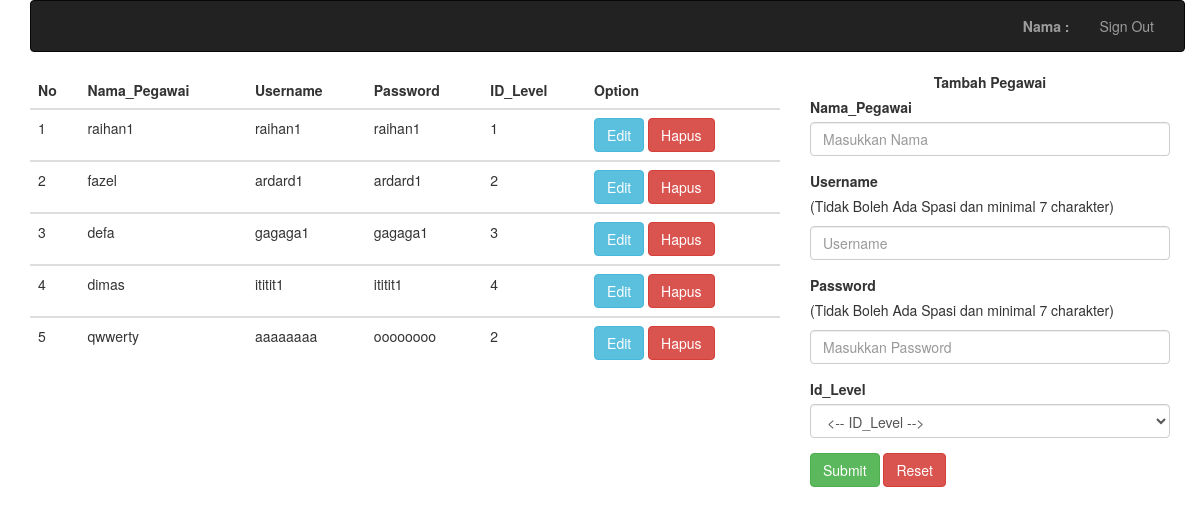
/immortal/index.php/pegawai, run on the app's committed database.
### tables this page shows
CREATE TABLE `user_pegawai` (
  `id_pegawai` int(11) NOT NULL,
  `nama_pegawai` varchar(255) DEFAULT NULL,
  `username` varchar(255) DEFAULT NULL,
  `password` varchar(255) DEFAULT NULL,
  `id_level` int(11) DEFAULT NULL
);

### immortal/application/controllers/Pegawai.php (called while the page is built, shortened)
<?php
	class Pegawai extends CI_Controller{
		public function __construct(){
	        $this->load->model('pegawai_model');
			$this->load->helper('url');
			$this->load->library('form_validation');
	    }
	    public function index(){
	    	$data['user'] = $this->pegawai_model->tampil_data()->result();
	    	$data['pegawai'] = $this->pegawai_model->tampil_data2()->result();
	    	$data['title'] = "Data Pegawai";
	    	$this->load->view('input/input_pegawai', $data);
	    }
	}
?>

### immortal/index.php (called while the page is built, shortened)
<?php
require_once BASEPATH.'core/CodeIgniter.php';

### immortal/application/models/pegawai_model.php (called while the page is built, shortened)
<?php
	class pegawai_model extends CI_Model{
		function tampil_data2(){
			$this->db->select('*');
		    $this->db->from('user_pegawai');
		    $query = $this->db->get();
		    return $query;
		}
	}
?>

### immortal/application/views/input/input_pegawai.php (the view, shortened to what this page needs)
<!DOCTYPE html>
<html>
<head>
    <link rel="stylesheet" href="https://maxcdn.bootstrapcdn.com/bootstrap/3.4.0/css/bootstrap.min.css">
</head>
<body>
	<div class="container">
	</div>
	<div class="container">
            <div class="row justify-content-center">
                <div class="col-md-8">
                    <table class="table table-hover">
                    <thead class="thead-dark">
                        <tr>
                        <th scope="col">No</th>
                        <th scope="col">Nama_Pegawai</th>
                        <th scope="col">Username</th>
                        <th scope="col">Password</th>
                        <th scope="col">ID_Level</th>
                        <th scope="col">Option</th>
                        </tr>
                    </thead>
                    <tbody>
                        <?php
                            $no = 1;
                            foreach($pegawai as $a){
                        ?>
                        <tr>
                        <td><?php echo $no++; ?></td>
                        <td><?php echo $a->nama_pegawai; ?></td>
                        <td><?php echo $a->username; ?></td>
                        <td><?php echo $a->password; ?></td>
                        <td><?php echo $a->id_level; ?></td>
                        <td>
                            <a href="<?php echo base_url('pegawai/edit_pegawai/'.$a->id_pegawai); ?>"><button class="btn btn-info">Edit</button></a>
                            <a href="<?php echo base_url('pegawai/hapus/'.$a->id_pegawai); ?>"><button class="btn btn-danger">Hapus</button></a>
                        </td>
                        </tr>
                    </tbody>
                        <?php
                            }
                        ?>
                    </table>
                </div>
                <div class="col-md-4">
                    <div class="card">
                        <div class="card-header bg-dark text-white text-center">
                            <label>Tambah Pegawai</label>
                        </div>
                        <div class="card-body">
                            <form role="form" action="<?php echo base_url(). 'pegawai/tambah_aksi'; ?>" method="post" enctype="multipart/form-data">
                                <div class="form-group">
                                    <label>Nama_Pegawai</label>
                                    <input type="text" name="nama_pegawai" placeholder="Masukkan Nama" class="form-control" required="required">
                                </div>
                                <div class="form-group">
                                    <label>Username</label><p>(Tidak Boleh Ada Spasi dan minimal 7 charakter)</p>
                                    <input type="text" pattern="^\S+$" name="username" placeholder="Username" class="form-control" required="required">
                                </div>
                                <div class="form-group">
                                    <label>Password</label><p>(Tidak Boleh Ada Spasi dan minimal 7 charakter)</p>
                                    <input type="password" pattern="^\S+$" placeholder="Masukkan Password" name="password" rows="3" class="form-control" required="required">
                                </div>
                                <div class="form-group">
                                    <label>Id_Level</label>
                                    <select name="id_level" class="form-control" required="required">
                                        <option disabled selected><-- ID_Level --></option>
                                    </select>
                                </div>
                                <button onclick="return confirm('Apakah Anda Ingin Save Data Ini ?');" type="submit" class="btn btn-success">Submit</button>
                                <input class="btn btn-danger" type="reset" value="Reset">
                            </form>
                        </div>
                    </div>
                </div>
            </div>
        </div>
</body>
</html>

### data on the page
user_pegawai: nama_pegawai "raihan1", username "raihan1", password "raihan1", id_level "1"
user_pegawai: nama_pegawai "fazel", username "ardard1", password "ardard1", id_level "2"
user_pegawai: nama_pegawai "defa", username "gagaga1", password "gagaga1", id_level "3"
user_pegawai: nama_pegawai "dimas", username "ititit1", password "ititit1", id_level "4"
user_pegawai: nama_pegawai "qwwerty", username "aaaaaaaa", password "oooooooo", id_level "2"
